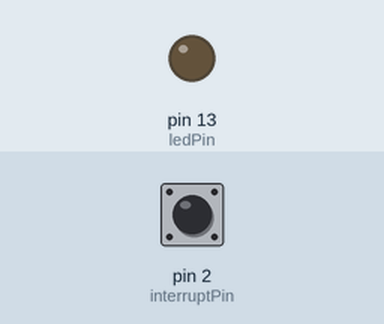
Bench run of a sketch on a simulated Arduino Uno, built with avr-gcc and run on an emulated ATmega328P. On the bench: output pins drawn as LEDs (lit = HIGH). The test bench sets the inputs (shaded band); at power-on: pin 2 (interruptPin) LOW.

Above: at 1.2 s.
1.3 s: pin 2 (interruptPin) pulled HIGH for 0.15 s
At 1.37 s:
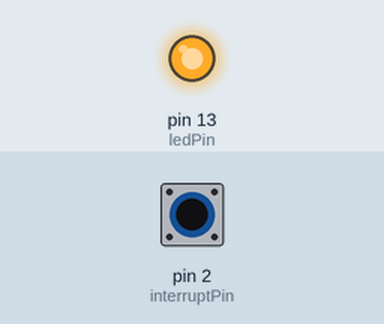
2.9 s: pin 2 (interruptPin) pulled HIGH for 3.2 s
At 6.8 s:
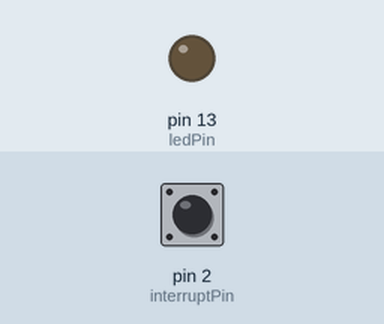
Timing chart, 0 to 8.3 s (numbered marks = the images above; inputs shaded):
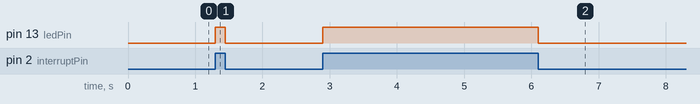

The sketch:

BlinkWithInterrupt.ino
```cpp
const byte ledPin = 13;
const byte interruptPin = 2;
volatile byte state = LOW;

void blink() {
  Serial.println(state);
  state = !state;
}

void setup() {
  pinMode(ledPin, OUTPUT);
  pinMode(interruptPin, INPUT);
  attachInterrupt(digitalPinToInterrupt(interruptPin), blink, CHANGE);
}

void loop() {
  digitalWrite(ledPin, state);
}
```

Measured:
- after the input at 1.3 s, pin 13 (ledPin): LOW → HIGH at once, → LOW 0.15 s later
- after the input at 2.9 s, pin 13 (ledPin): LOW → HIGH at once, → LOW 3.2 s later
